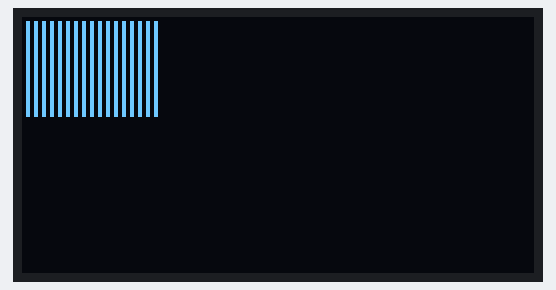
Bench run of a sketch on a simulated ESP32. On the bench: 128×64 one-colour display. Wiring (inferred from the names in the program): I2C bus: SDA GPIO 40; SCL GPIO 41; SSD1306 OLED at I2C address 0x3C. What the sketch prints to the serial monitor is not drawn.

Above: at 26.2 s.
At 66.2 s:
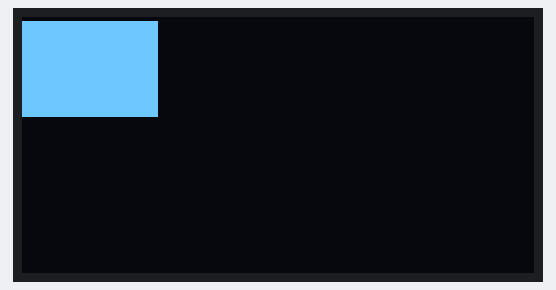

The sketch:

bb_oled.ino
```cpp
#include <Arduino.h>

// bb_oled - software I2C on the weak internal pull-ups.
//
// Evidence (2026-11-18):
//   * panel on J5: SDA=D13/GPIO40, SCL=D14/GPIO41, answers at 0x3C
//   * rise-time probe: BOTH lines NEVER rise against an internal 45k pull-down
//     -> the module has NO onboard pull-ups and J5 has none either; the bus
//        runs on the ESP32's internal ~45k only
//   * a 45k pull-up with ~50 pF gives ~2.2 us rise: fine at 30 kHz, fatal at
//     400 kHz. Hardware Wire gave init 16/17 but frames 0/68.
//
// So drive the bus by hand, open-drain, with a 15 us delay per phase (~30 kHz).
// Every byte's ACK is reported, so we see data integrity directly instead of
// trusting Wire. A frame is ~1024 bytes -> roughly 0.5 s. Slow, but it answers
// the only question left: is the panel alive?
//
// If this lights the panel: the fix is two 4.7k resistors to 3.3 V (or a module
// that has them), and the animation can run at 400 kHz.

#define SDA 40   // D13 / GPIO40
#define SCL 41   // D14 / GPIO41
#define OLED_ADDR 0x3C

static const int T = 15;         // us per half period
static uint32_t ackOk = 0, ackNak = 0;

static void d(int us) { delayMicroseconds(us); }

static void sdaLow()     { pinMode(SDA, OUTPUT); digitalWrite(SDA, LOW); }
static void sdaRelease() { pinMode(SDA, INPUT_PULLUP); }
static void sclLow()     { pinMode(SCL, OUTPUT); digitalWrite(SCL, LOW); }
static void sclRelease() { pinMode(SCL, INPUT_PULLUP); }

static void i2cStart() {
  sdaRelease(); sclRelease(); d(T);
  sdaLow(); d(T);
  sclLow(); d(T);
}

static void i2cStop() {
  sdaLow(); d(T);
  sclRelease(); d(T);
  sdaRelease(); d(T);
}

// returns true on ACK
static bool i2cWrite(uint8_t b) {
  for (int i = 7; i >= 0; i--) {
    if (b & (1 << i)) sdaRelease(); else sdaLow();
    d(T);
    sclRelease(); d(T);
    sclLow(); d(T);
  }
  sdaRelease(); d(T);        // release for the ACK bit
  sclRelease(); d(T);
  bool ack = (digitalRead(SDA) == 0);
  sclLow(); d(T);
  if (ack) ackOk++; else ackNak++;
  return ack;
}

// full transaction: addr + payload, returns number of ACKed bytes
static int i2cSend(const uint8_t *buf, int len) {
  i2cStart();
  if (!i2cWrite((uint8_t)(OLED_ADDR << 1))) { i2cStop(); return 0; }
  int acked = 0;
  for (int i = 0; i < len; i++) if (i2cWrite(buf[i])) acked++;
  i2cStop();
  return acked;
}

static void cmd(uint8_t c) {
  uint8_t b[2] = {0x00, c};
  i2cSend(b, 2);
}
static void cmd2(uint8_t c, uint8_t a) {
  uint8_t b[3] = {0x00, c, a};
  i2cSend(b, 3);
}

static uint8_t fb[1024];

static void pushFrame(uint8_t fill) {
  for (int p = 0; p < 8; p++) {
    for (int off = 0; off < 128; off += 32) {
      uint8_t b[33];
      b[0] = 0x40;
      for (int k = 0; k < 32; k++) b[1 + k] = fill;
      i2cSend(b, 33);
    }
  }
}

static void initPanel() {
  cmd(0xAE);
  cmd2(0xD5, 0x80);
  cmd2(0xA8, 0x3F);
  cmd2(0xD3, 0x00);
  cmd(0x40);
  cmd2(0x8D, 0x14);     // charge pump ON
  cmd2(0x20, 0x00);
  cmd(0xA1);
  cmd(0xC8);
  cmd2(0xDA, 0x12);
  cmd2(0x81, 0xFF);
  cmd2(0xD9, 0xF1);
  cmd2(0xDB, 0x40);
  cmd(0xA4);
  cmd(0xA6);
  cmd(0x2E);
  cmd(0xAF);
}

static const char *yn(bool b) { return b ? "ACK" : "NAK"; }

void setup() {
  Serial.begin(115200);
  uint32_t t0 = millis();
  while (!Serial && (millis() - t0 < 3000)) delay(10);

  pinMode(SDA, INPUT_PULLUP);
  pinMode(SCL, INPUT_PULLUP);
  delay(50);

  Serial.println();
  Serial.println(F("=== bb_oled: software I2C ~30 kHz, D13=SDA D14=SCL ==="));

  // 1. bare address probe
  i2cStart();
  bool present = i2cWrite((uint8_t)(OLED_ADDR << 1));
  i2cStop();
  Serial.printf("probe 0x%02X: %s\n", OLED_ADDR, yn(present));
  if (!present) {
    Serial.println(F("*** no answer by bit-bang either - check the 4 wires ***"));
    Serial.println(F("(SDA=D13/GPIO40, SCL=D14/GPIO41, GND, VCC on TP15)"));
    return;
  }

  // 2. init, watching ACK counts
  ackOk = ackNak = 0;
  initPanel();
  Serial.printf("init: %lu ACKs, %lu NAKs (want 0 NAKs to call it clean)\n",
                (unsigned long)ackOk, (unsigned long)ackNak);

  // 3. hardware all-on: no GDDRAM involved at all
  cmd(0xA5);
  Serial.println(F(">>> 0xA5 hardware all-on - PANEL SHOULD BE SOLID WHITE (15 s)"));
  delay(15000);

  // 4. a real frame through GDDRAM
  cmd(0xA4);
  cmd(0xAF);
  cmd2(0x21, 0x00); cmd2(0x21, 127);
  cmd2(0x22, 0x00); cmd2(0x22, 0x07);
  ackOk = ackNak = 0;
  uint32_t ms0 = millis();
  pushFrame(0xFF);
  Serial.printf("0xFF frame: %lu ACKs, %lu NAKs, %lu ms\n",
                (unsigned long)ackOk, (unsigned long)ackNak, (unsigned long)(millis() - ms0));
  Serial.println(F(">>> frame all-on (10 s)"));
  delay(10000);

  // 5. checkerboard so any lit pixels are obvious
  cmd2(0x21, 0x00); cmd2(0x21, 127);
  cmd2(0x22, 0x00); cmd2(0x22, 0x07);
  for (int p = 0; p < 8; p++) {
    for (int off = 0; off < 128; off += 32) {
      uint8_t b[33];
      b[0] = 0x40;
      for (int k = 0; k < 32; k++) b[1 + k] = ((p + k) & 1) ? 0xFF : 0x00;
      i2cSend(b, 33);
    }
  }
  Serial.println(F(">>> checkerboard (10 s)"));
  delay(10000);

  Serial.println(F("=== done; repeats every 20 s ==="));
}

void loop() {
  delay(20000);
  Serial.println(F("--- repeat: 0xA5 all-on 10 s ---"));
  cmd(0xA5);
  delay(10000);
  cmd(0xA4); cmd(0xAF);
  pushFrame(0xFF);
  delay(6000);
  pushFrame(0x00);
}
```

Measured:
- what the display in image 0 shows lasts 30.0 s, from 26.1 s to 56.1 s
- what the display in image 1 shows lasts 6.5 s, from 66.2 s to 72.7 s
